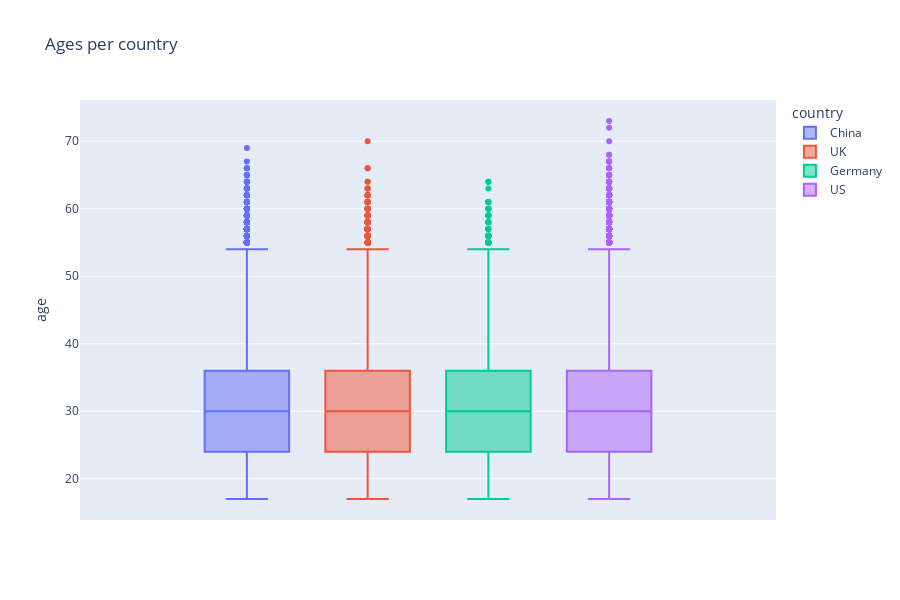

Notebook code for this chart:
### Code cell
px.box(df1, y = 'age', color = 'country', title = 'Ages per country',width=900, height=600)

### Figure 1 — Plotly figure (JSON) as saved in the notebook; plotly's stock layout.template omitted (floating-point values rounded to 4 significant figures; data arrays with more than 128 entries replaced by an {"elided": "..."} marker saying what was removed)
{"data": [{"alignmentgroup": "True", "hovertemplate": "country=China<br>age=%{y}<extra></extra>", "legendgroup": "China", "marker": {"color": "#636efa"}, "name": "China", "notched": false, "offsetgroup": "China", "orientation": "v", "showlegend": true, "type": "box", "x0": " ", "xaxis": "x", "y": {"elided": "69122 int values"}, "y0": " ", "yaxis": "y"}, {"alignmentgroup": "True", "hovertemplate": "country=UK<br>age=%{y}<extra></extra>", "legendgroup": "UK", "marker": {"color": "#EF553B"}, "name": "UK", "notched": false, "offsetgroup": "UK", "orientation": "v", "showlegend": true, "type": "box", "x0": " ", "xaxis": "x", "y": {"elided": "43640 int values"}, "y0": " ", "yaxis": "y"}, {"alignmentgroup": "True", "hovertemplate": "country=Germany<br>age=%{y}<extra></extra>", "legendgroup": "Germany", "marker": {"color": "#00cc96"}, "name": "Germany", "notched": false, "offsetgroup": "Germany", "orientation": "v", "showlegend": true, "type": "box", "x0": " ", "xaxis": "x", "y": {"elided": "11692 int values"}, "y0": " ", "yaxis": "y"}, {"alignmentgroup": "True", "hovertemplate": "country=US<br>age=%{y}<extra></extra>", "legendgroup": "US", "marker": {"color": "#ab63fa"}, "name": "US", "notched": false, "offsetgroup": "US", "orientation": "v", "showlegend": true, "type": "box", "x0": " ", "xaxis": "x", "y": {"elided": "160122 int values"}, "y0": " ", "yaxis": "y"}], "layout": {"boxmode": "group", "height": 600, "legend": {"title": {"text": "country"}, "tracegroupgap": 0}, "title": {"text": "Ages per country"}, "width": 900, "xaxis": {"anchor": "y", "domain": [0, 1]}, "yaxis": {"anchor": "x", "domain": [0, 1], "title": {"text": "age"}}}}
